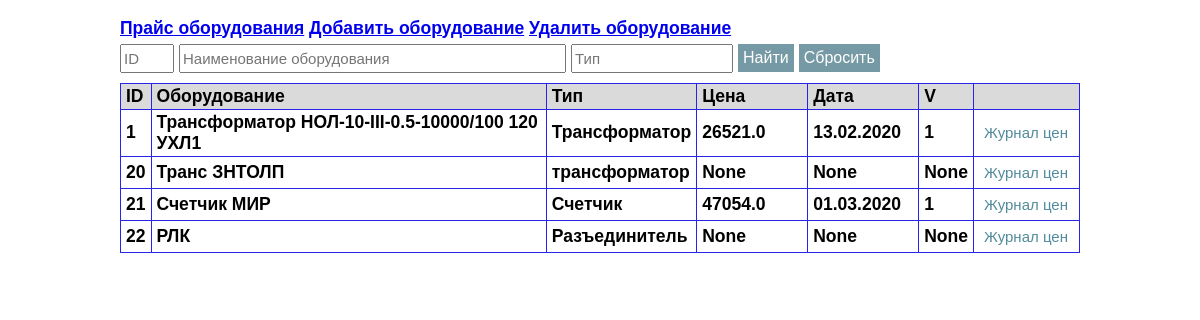
Page /eqip_prices on the committed database.
### tables this page shows
CREATE TABLE prices (
                            id integer not null primary key autoincrement,
                            id_eq integer not null,
                            price real not null,
                            date date,
                            actual integer, 
                            foreign key (id_eq) references equips(id));

CREATE TABLE equips (
                            id integer not null primary key autoincrement,
                            equip text not null COLLATE NOCASE,
                            type text COLLATE NOCASE);

### app_equip.py (the view)
@app.route('/eqip_prices', methods=['GET','POST'])
def eqip_prices() -> str:
    dbs = db_sqlite.EquipDB()
    if request.form.get('bottom_clear'):
        s_id = s_name_eq = s_type_eq = ''
    else:
        s_id = request.form.get('search_id','')
        s_name_eq = request.form.get('search_name_eq','')
        s_type_eq = request.form.get('search_type_eq','')
    result = dbs.get_eqips(id = s_id, name_eq = s_name_eq, type_eq = s_type_eq)
    return render_template('eqip_prices.html', the_title='CПИСОК ОБОРУДОВАНИЯ', the_part1='equip', the_part2='prices', the_results=result)

### db_sqlite.py (called while the page is built)
def sqlite_lower(value_):
        return value_.lower()

    def get_eqips(self, id="", name_eq="", type_eq=""):
        with sqlite3.connect(self._database) as connection:
            connection.create_collation("NOCASE", ignore_case_collation)
            connection.create_function("LOWER", 1, sqlite_lower)
            connection.create_function("UPPER", 1, sqlite_upper)
            result = connection.execute("""select eq.id, eq.equip, eq.type, pr.id_eq, pr.price, pr.date, pr.actual from equips as eq
                        LEFT OUTER JOIN (select * from prices where actual=1) as pr
                        ON eq.id =pr.id_eq
                        where eq.id LIKE ? and LOWER(eq.equip) LIKE ? and LOWER(eq.type) LIKE ?""", (f'%{id}%',f'%{name_eq.lower()}%', f'%{type_eq.lower()}%'))
        return result

### templates/eqip_prices.html (shortened to what this page needs)
{% extends 'base.html' %}
{% block body %}
<form method='POST' action='/eqip_prices'>
    <div class="div_float">
        <input class='input_filtr' name='search_id' type='TEXT' value='' placeholder="ID" size="3">
    </div>
    <div class="div_float">
        <input class='input_filtr' name='search_name_eq' type='TEXT' value="" placeholder="Наименование оборудования" size="40">
    </div>
    <div class="div_float">
        <input class='input_filtr' name='search_type_eq' type='TEXT' value="" placeholder="Тип" size="15">
    </div>
    <div class="div_float">
        <input class='form_button' name='bottom_find' value='Найти' type='SUBMIT'>
    </div>
    <div class="div_float">
        <input class='form_button' name='bottom_clear' value='Сбросить' type='SUBMIT'>
    </div>
</form>
<form method='POST' action='/1_equip'>
<table class="table">
<thead>
    <tr>
        <td width=10px>ID</td>
        <td>Оборудование</td>
        <td>Тип</td>
        <td width=100px>Цена</td>
        <td width=100px>Дата</td>
        <td width=10px>V</td>
        <td width=95px> </td>
    </tr>
</thead>
<tbody>
    {% for i in the_results %}
        <tr>
            <td>{{i[0]}}</td>
            <td>{{i[1]}}</td>
            <td>{{i[2]}}</td>
            <td>{{i[4]}}</td>
            <td>{{i[5]}}</td>
            <td>{{i[6]}}</td>
            <td><button class="tb_button" name='id_1_eq' value={{i[0]}} type='SUBMIT'>Журнал цен</button></td>
        </tr>
    {% endfor %}
</tbody>
</table>
</form>
{% endblock %}

### templates/base.html (shortened to what this page needs)
<!doctype html>
<html>
    <head>
        <link rel="stylesheet" href="static/main.css" />
    </head>
    <body>
        <h3><a href="/eqip_prices">Прайс оборудования</a> <a href="/add_eqip_form">Добавить оборудование</a> <a href="/del_eqip_form">Удалить оборудование</a></h>
        {% block body %}
        {% endblock %}
    </body>
</html>

### static/main.css (style rules this page uses)
body { font-family: Arial, sans-serif; font-size: 15px; line-height: 1.2; color:black; background-color: #ffffff; margin-left: 10%; margin-right: 10%; margin-top: 0%; margin-bottom: 0%; }
.div_float { float: left; margin: 0; padding: 5px; padding-left: 0px; }
.input_filtr { height: 23px; font-size: 15px; }
.form_button { color: white; font-size: 16px; font-weight: normal; background-color: #769aa5; border: 0; padding: 5px; }
.tb_button { color:#528b9c; font-size: 15px; background-color: white; font-weight: normal; border: 0; padding: 5px; }
div { margin-left: 10px; margin-right: 10px; }
.table { border: 1px solid #2724eb; width: 100%; border-collapse: collapse; table-layout: auto; margin-top: 5px; }
.table thead { background-color: #dadada; font-weight: bold; }
.table td { border: 1px solid #2724eb; padding: 2px 5px; }

### rows in the picture
prices: i "1", equip "Трансформатор НОЛ-10-III-0.5-10000/100 120 УХЛ1", type "Трансформатор", price "26521.0", date "13.02.2020", actual "1"
equips: id "20", equip "Транс ЗНТОЛП", type "трансформатор", i "None"
prices: i "21", equip "Счетчик МИР", type "Счетчик", price "47054.0", date "01.03.2020", actual "1"
equips: id "22", equip "РЛК", type "Разъединитель", i "None"
